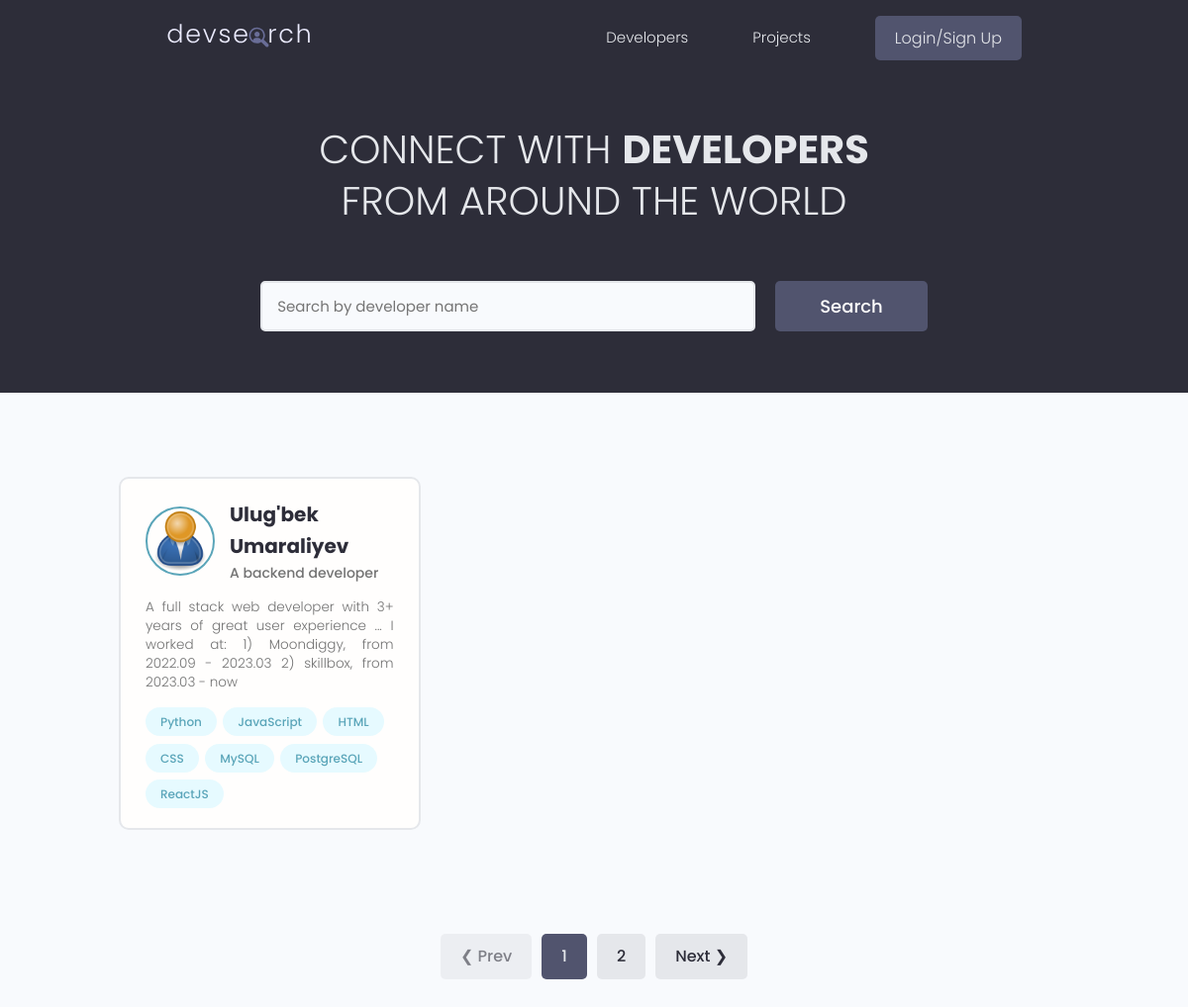
/profiles/, run on the app's committed database.
### app_main/models.py (models this page shows, shortened)
class Profile(models.Model):
    user = models.OneToOneField(to=User, on_delete=models.CASCADE, null=True)
    first_name = models.CharField(max_length=200, null=True)
    last_name = models.CharField(max_length=200, null=True)
    short_intro = models.CharField(max_length=200, null=True, blank=True)
    location = models.CharField(max_length=200, null=True, blank=True)
    bio = models.TextField(null=True, blank=True)
    image = models.ImageField(
        upload_to='devsearch-test/profiles/',
        default='devsearch-test/profiles/user-default.png',
        null=True,
        blank=True)
    social_github = models.URLField(max_length=200, null=True, blank=True)
    social_facebook = models.URLField(max_length=200, null=True, blank=True)
    social_instagram = models.URLField(max_length=200, null=True, blank=True)
    social_telegram = models.URLField(max_length=200, null=True, blank=True)
    social_website = models.URLField(max_length=200, null=True, blank=True)
    @property
    def fullname(self):
        return f"{self.first_name} {self.last_name}"

class Skill(models.Model):
    owner = models.ForeignKey(to=Profile, on_delete=models.CASCADE)
    title = models.CharField(max_length=200)
    description = models.TextField(null=True, blank=True)

### app_users/views.py (the view)
# urls.py: path('profiles/', include('app_users.urls'))
def profiles(request):
    profiles = filter_profiles(request=request)
    search_query = request.GET.get('profile', "")  # "ul"
    profiles, custom_range = pagination(request=request, queryset=profiles)
    context = {
        'page_range': custom_range,
        'profiles': profiles,
        'search_query': search_query,
    }
    return render(request, "app_users/profiles.html", context)

### app_main/utils/pagination.py (called while the page is built)
def pagination(request, queryset):
    page = 1
    if request.GET.get('page'):
        page = request.GET.get('page')
    paginator = Paginator(object_list=queryset, per_page=1)
    try:
        queryset = paginator.page(page)
    except EmptyPage:
        queryset = paginator.page(paginator.num_pages)
    except PageNotAnInteger:
        queryset = paginator.page(1)
    left_index = int(page) - 2
    if left_index < 1:
        left_index = 1
    right_index = int(page) + 2
    if right_index > paginator.num_pages:
        right_index = paginator.num_pages
    custom_range = range(left_index, right_index + 1)
    return queryset, custom_range

### app_users/utils/filter_profiles.py (called while the page is built)
def filter_profiles(request):
    if request.GET.get('profile'):
        search_param = request.GET.get('profile')
    else:
        search_param = None
    if search_param:
        profiles = models.Profile.objects.filter(
            Q(first_name__icontains=search_param) |
            Q(last_name__icontains=search_param) |
            Q(short_intro__icontains=search_param) |
            Q(skill__title__icontains=search_param)
        ).distinct()
    else:
        profiles = models.Profile.objects.all()
    profiles = profiles.exclude(
        Q(bio="") |
        Q(bio=None) |
        Q(short_intro="") |
        Q(short_intro=None) |
        Q(location="") |
        Q(location=None)
    )
    return profiles

### templates/app_users/profiles.html (shortened to what this page needs)
{% extends 'base.html' %}
{% load static %}
{% block content %}
<main class="home">
    <section class="hero-section text-center">
        <div class="container container--narrow">
            <div class="hero-section__box">
                <h2>CONNECT WITH <span>DEVELOPERS</span></h2>
                <h2>FROM AROUND THE WORLD</h2>
            </div>
            <div class="hero-section__search">
                <form class="form" action="" method="get">
                    <div class="form__field">
                            <input class="input input--text" id="formInput#search" type="text" name="profile"
                               placeholder="Search by developer name" value="{{ search_query }}" />
                    </div>
                    <input class="btn btn--sub btn--lg" type="submit" value="Search"/>
                </form>
            </div>
        </div>
    </section>
    <section class="devlist">
        <div class="container">
            <div class="grid grid--three">
                {% for profile in profiles %}
                <div class="column card">
                    <div class="dev">
                        <a href="{% url 'profile_detail' pk=profile.id %}" class="card__body">
                            <div class="dev__profile">
                                {% if profile.image %}
                                <img class="avatar avatar--md" src="{{ profile.image.url }}"
                                     alt="image"/>
                                {% else %}
                                <img class="avatar avatar--md" src="{% static 'images/user-default.png' %}"
                                     alt="image"/>
                                {% endif %}
                                <div class="dev__meta">
                                    <h3>{{ profile.fullname }}</h3>
                                    <h5>{{ profile.short_intro }}</h5>
                                </div>
                            </div>
                            <p class="dev__info">
                                {% if not profile.bio %}
                                No bio yet
                                {% else %}
                                {{ profile.bio }}
                                {% endif %}
                            </p>
                            <div class="dev__skills">
                                {% for skill in profile.skill_set.all %}
                                <span class="tag tag--pill tag--main">
                                    <small>{{ skill.title }}</small>
                                </span>
                                {% endfor %}
                            </div>
                        </a>
                    </div>
                </div>
                {% endfor %}
            </div>
        </div>
    </section>
    <div class="pagination">
        <ul class="container">
            {% if profiles.has_previous %}
            <li><a href="?page={{ projects.previous_page_number }}" class="btn">&#10094; Prev</a></li>
            {% else %}
            <li><a href="#!" class="btn btn--disabled">&#10094; Prev</a></li>
            {% endif %}
            {% for page in page_range %}
                {% if page == profiles.number %}
                    <li><a href="?page={{ page }}" class="btn btn--sub">{{ page }}</a></li>
                {% else %}
                    <li><a href="?page={{ page }}" class="btn">{{ page }}</a></li>
                {% endif %}
            {% endfor %}
            {% if profiles.has_next %}
            <li><a href="?page={{ projects.next_page_number }}" class="btn">Next &#10095;</a></li>
            {% else %}
            <li><a href="#!" class="btn btn--disabled">Next &#10095;</a></li>
            {% endif %}
        </ul>
    </div>
</main>
{% endblock content %}

### templates/base.html (shortened to what this page needs)
<!doctype html>
{% load static %}
<html lang="en">
<head>
    <link rel="stylesheet" href="https://cdn.jsdelivr.net/npm/bootstrap-icons@1.3.0/font/bootstrap-icons.css">
    <link rel="stylesheet" href="{% static 'uikit/styles/uikit.css' %}" />
    <link rel="stylesheet" href="{% static 'styles/app.css' %}" />
</head>
<body>
{% include 'components/_nav.html' %}
{% block content %}  {% endblock content %}
</body>
</html>

### templates/components/_nav.html (shortened to what this page needs)
{% load static %}
<header class="header">
    <div class="container container--narrow">
        <a href="/" class="header__logo">
            <img src="{% static 'images/logo.svg' %}" alt="DevSearch Logo"/>
        </a>
        <nav class="header__nav">
            <ul class="header__menu">
                <li class="header__menuItem"><a href="{% url 'profiles' %}">Developers</a></li>
                <li class="header__menuItem"><a href="{% url 'projects' %}">Projects</a></li>
                {% if request.user.is_authenticated %}
                <li class="header__menuItem"><a href="{% url 'inbox' %}">Inbox</a></li>
                <li class="header__menuItem"><a href="{% url 'account' %}">Account</a></li>
                <li class="header__menuItem"><a href="{% url 'signout' %}" class="btn btn--sub">Logout</a></li>
                {% else %}
                <li class="header__menuItem"><a href="{% url 'signin' %}" class="btn btn--sub">Login/Sign Up</a></li>
                {% endif %}
            </ul>
        </nav>
    </div>
</header>

### static/styles/app.css (style rules this page uses)
:root { --color-sub: #2d2d39; }
.btn--sub { background-color: var(--color-sub-light); }
.card { border: 2px solid var(--color-light); }
img { width: 100%; }
.header { position: sticky; z-index: 111; background-color: var(--color-sub); padding: 1.5rem 0; }
.header > .container { display: flex; justify-content: space-between; align-items: center; }
.header__logo > img { height: 3.8rem; }
.header__nav > ul { display: inline-flex; align-items: center; list-style: none; gap: 6.5rem; }
.header__menuItem > a { color: var(--color-light); font-weight: 300; }
.hero-section { height: 40vh; display: flex; align-items: center; background-color: var(--color-sub); }
.hero-section__box { margin-bottom: 4rem; }
.hero-section__box > h2, .hero-section__box > h2 > span { font-size: 4rem; color: var(--color-light); line-height: 1.3; text-transform: uppercase; }
.hero-section__box > h2 { font-weight: 300; }
.hero-section__box > h2 > span { font-weight: 700; }
.hero-section__search > .form { display: flex; align-items: center; justify-content: center; gap: 2rem; }
.hero-section__search > .form input.input--text { width: 50rem; }
.devlist { margin-top: 8rem; }
.devlist .grid { align-items: stretch; }
.devlist .dev .dev__profile { display: flex; align-items: center; gap: 1.5rem; }
.devlist .dev .dev__meta h3 { color: var(--color-sub); font-size: 2rem; font-weight: 700; }
.devlist .dev .dev__meta h5 { color: var(--color-text); font-size: 1.4rem; font-weight: 500; }
.devlist .dev .dev__info { margin: 1.5rem 0; font-size: 1.35rem; line-height: 1.4; text-align: justify; }
.pagination { margin-top: 8rem; margin-bottom: 10rem; }
.pagination > ul { flex-wrap: wrap; list-style: none; display: flex; align-items: center; justify-content: center; gap: 1rem; }
.pagination .btn { color: var(--color-sub); }
.pagination .btn.btn--sub { color: var(--color-light); }

### static/uikit/styles/modules/_variables.css (style rules this page uses)
:root { --color-main: #5aa5b9; --color-main-light: #e6faff; --color-sub: #3f4156; --color-sub-light: #51546e; --color-sub-lighter: #ededfd; --color-text: #737373; --color-gray: #8b8b8b; --color-light: #e5e7eb; --color-light-gray: #767676; --color-bg: #f8fafd; --color-white: #fffefd; --color-white-light: #f3f3f3; --color-success: #359e64; --color-success-bg: #def8e8; --color-error: #fc4b0b; --color-error-bg: #fff2ee; --font-base: 'Poppins', arial, helvetica, 'Segoe UI', roboto, ubuntu, sans-serif; --font-monospace: 'Fira Code', 'Courier New', courier, monospace; --font-regular: 300; --font-medium: 500; --font-bold: 700; --generic-shadow: 1px 1px 5px #00000010; --generic-transition: all 0.3s ease-in-out; }

### static/uikit/styles/modules/_base.css (style rules this page uses)
* { margin: 0; padding: 0; box-sizing: border-box; text-rendering: optimizeLegibility; color: inherit; font-size: inherit; }
html { font-size: 50%; }
@media only screen and (min-width: 480px) { html { font-size: 56.25%; } }
@media only screen and (min-width: 1200px) { html { font-size: 62.5%; } }
body { line-height: 1.6; font-weight: 400; font-size: 1.5rem; color: var(--color-text); background-color: var(--color-bg); min-height: 100vh; }

### static/uikit/styles/modules/_typography.css (style rules this page uses)
* { font-family: var(--font-base); }
h2 { font-size: 3.6rem; font-weight: var(--font-bold); }
h3 { font-size: 3.2rem; font-weight: var(--font-medium); }
h5 { font-size: 2.4rem; font-weight: var(--font-medium); }
h5, h6 { font-weight: var(--font-regular); }
p, span, strong { font-size: 1.6rem; color: var(--color-text); font-weight: var(--font-regular); }
a { padding-bottom: 2px; text-decoration: none; display: inline-block; color: var(--color-main); font-weight: var(--font-medium); }

### static/uikit/styles/modules/_utilities.css (style rules this page uses)
.container { width: 92%; max-width: 165rem; margin: 0 auto; box-sizing: border-box; }
.container--narrow { width: 92%; max-width: 120rem; }
@media screen and (min-width: 1000px) { .container { width: 90%; } }
@media screen and (min-width: 1000px) { .container--narrow { width: 85%; } }
@media screen and (min-width: 1200px) { .container { width: 80%; } }
@media screen and (min-width: 1200px) { .container--narrow { width: 72%; } }
.text-center { text-align: center; }

### static/uikit/styles/modules/_avatar.css (style rules this page uses)
.avatar { border-radius: 50%; border: 2px solid var(--color-main); object-fit: cover; }
.avatar--md { height: 7rem; width: 7rem; }

### static/uikit/styles/modules/_card.css (style rules this page uses)
.card { border-radius: 1rem; background-color: var(--color-white); border: 1.5px solid var(--color-light); width: auto; height: auto; margin-top: 0.5rem; margin-bottom: 0.5rem; overflow: hidden; }
.card__body, .card__header { padding: 2rem 2.5rem; }

### data on the page
Profile: fullname "Ulug'bek Umaraliyev", short_intro "A backend developer", bio "A full stack web developer with 3+ years of great user experience ... I worked at: 1) Moondiggy, from 2022.09 - 2023.03 2) skillbox, from 2023.03 - now"
Skill: title "Python"
Skill: title "JavaScript"
Skill: title "HTML"
Skill: title "CSS"
Skill: title "MySQL"
Skill: title "PostgreSQL"
Skill: title "ReactJS"

### other printed values
{{ page }} "1"
{{ page }} "2"
